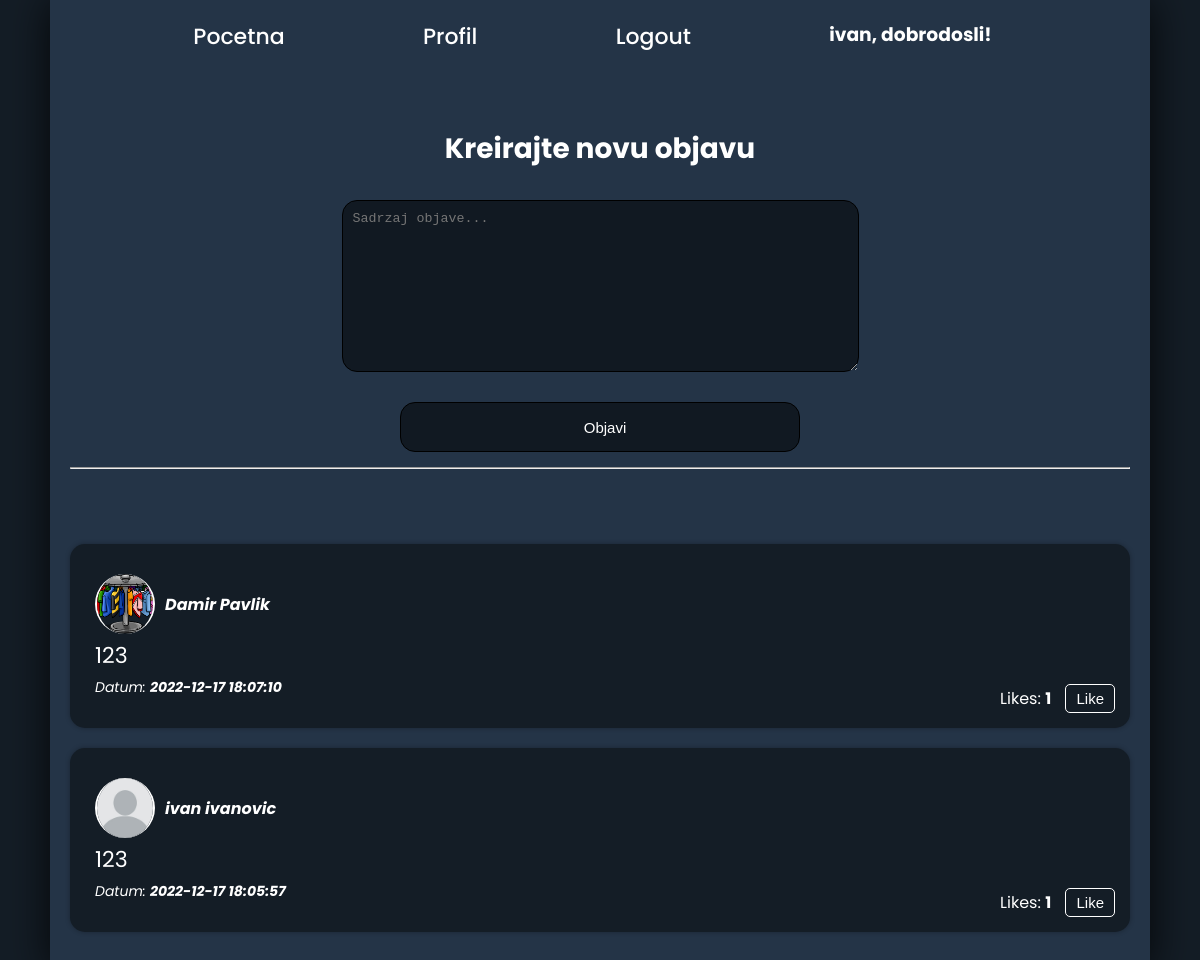
The page /index.php (signed in) on the database its author committed.
### tables this page shows
CREATE TABLE `users` (
  `id` int(11) NOT NULL,
  `first_name` varchar(200) NOT NULL,
  `last_name` varchar(200) NOT NULL,
  `username` varchar(200) NOT NULL,
  `profile_image` varchar(200) NOT NULL,
  `email` varchar(200) NOT NULL,
  `password` text NOT NULL
);

CREATE TABLE `posts` (
  `id` int(11) NOT NULL,
  `user_id` int(11) NOT NULL,
  `content` varchar(200) NOT NULL,
  `likes` int(11) NOT NULL,
  `created_time` datetime NOT NULL DEFAULT current_timestamp()
);

### functions/db.php (called while the page is built, shortened)
<?php
$con = mysqli_connect('localhost', 'root', '', 'social_network');
function query($query){
    global $con;
    return mysqli_query($con, $query);
}

### functions/functions.php (the view, shortened to what this page needs)
<?php
function get_user($id = NULL){
    if($id != NULL){
        $query = "SELECT * FROM users WHERE id=" . $id;
        $result = query($query);
        if($result->num_rows > 0){
            return $result->fetch_assoc();
        }else{
            return "Korisnik nije pronadjen";
        }
    }else{
        $query = "SELECT * FROM users WHERE email='" . $_SESSION['email']. "'";
        $result = query($query);
        if($result->num_rows > 0){
            return $result->fetch_assoc();
        }else{
            return "Korisnik nije pronadjen";
        }
    }
}
function fetch_all_posts(){
    $query = "SELECT * FROM posts ORDER BY created_time DESC";
    $result = query($query);
    if($result->num_rows > 0){
        while($row = $result->fetch_assoc()){
            $user =get_user($row['user_id']);
            echo "<div class='post'>
                <p><img src='". $user['profile_image'] . "'><i><b>" . $user['first_name'] . " " . $user['last_name'] . "</b></i></p>
                <p>" . $row['content'] . "</p>
                <p><i>Datum: <b>" . $row['created_time'] . "</b></i></p>
                <div class='likes'>Likes: <b id='likes_" . $row['id'] . "'>" . $row['likes'] . "</b>
                <button data-post_id='" . $row['id'] . "' onclick='like_post(this)'>Like</button>
                </div>
                </div>
            ";
        }
    }
}

### inc/header.php (shortened to what this page needs)
<!DOCTYPE html>
<html lang="en">
<head>
    <link rel="stylesheet" href="css/styles.css">
</head>
<body>
<div class="container">
    <ul>
        <li><a href="index.php">Pocetna</a></li>
        <?php if(!isset($_SESSION['email'])) : ?>
            <li><a href="login.php">Login</a></li>
            <li><a href="register.php">Register</a></li>
        <?php else : ?>
            <li><a href="profile.php">Profil</a></li>
            <li><a href="logout.php">Logout</a></li>
            <li class="welcome-message"><h3><?php $user = get_user(); echo $user['first_name'];?>, dobrodosli!</h3></li>
        <?php endif; ?>
    </ul>

### index.php (shortened to what this page needs)
<?php include 'inc/header.php' ?>
<?php if(isset($_SESSION['email'])): ?>
    <br>
    <form method="POST">
        <h3 class="obj">Kreirajte novu objavu</h3>
        <textarea name="post_content"  cols="60" rows="10" placeholder="Sadrzaj objave..."></textarea>
        <input type="submit" name="submit" value="Objavi">
    </form>
    <hr>
    <div class="posts">
        <?php fetch_all_posts(); ?>
    </div>
<?php endif; ?>
<?php include 'inc/footer.php' ?>

### inc/footer.php (shortened to what this page needs)
    </div>
</body>
</html>

### css/styles.css (style rules this page uses)
* { padding: 0; margin: 0; box-sizing: border-box; }
hr { margin-top: 15px; margin-bottom: 15px; }
body { background-color:#141d26; font-family: 'Poppins', sans-serif; color: white; }
.container { max-width: 1100px; background-color: #243447; margin: auto; padding: 20px; box-shadow: 0 0 40px rgba(0,0,0,0.8); min-height: 100vh; position: relative; }
ul { display: flex; justify-content: space-evenly; list-style: none; margin-bottom: 50px; }
ul li { margin-right: 15px; text-align: center; }
ul li.welcome-message { float: right; }
ul li a { text-decoration: none; font-size: 22px; color: #fff; font-weight: 500; }
.posts .post img { width: 60px; height: 60px; border-radius: 150px; object-fit: cover; margin-right: 10px; border-inline: 2px solid white; }
form { margin-top: 50px; }
form input { display: block; margin-top: 15px; height: 50px; padding-left: 10px; margin-left: auto; margin-right: auto; width: 400px; background-color: #111922; outline: none; color: #fff; border-radius: 15px; border: 1px solid #000; }
input[type=submit] { font-size: 15px; }
form textarea { padding: 10px; display: block; margin-left: auto; margin-right: auto; margin-bottom: 30px; border-radius: 15px; border: 1px solid #000; background-color: #111922; outline: none; color: #fff; }
.obj { margin-top: -50px; margin-bottom: 30px; text-align: center; font-size: 28px; }
.posts { margin-top: 75px; }
.posts .post { background-color: #141d26; padding: 25px; margin-bottom: 20px; box-shadow: 0 0 5px rgba(0,0,0,0.3); position: relative; border-radius: 15px; }
.posts .post img { width: 60px; height: 60px; border-radius: 150px; object-fit: cover; margin-right: 10px; }
.posts .post p { margin: 5px 0; color: white; }
.posts .post p:first-child { display: flex; align-items: center; }
.posts .post p:nth-child(2) { font-size: 22px; color: white; }
.posts .post p:nth-child(3) { font-size: 14px; }
.posts .post .likes { position: absolute; right: 15px; bottom: 15px; color: #fff; }
.posts .post .likes button { padding: 5px 10px 5px 10px; margin-left: 10px; background-color: #141d26; color: #fff; border:1px solid #fff; font-size: 15px; border-radius: 5px; }

### rows shown on the page
users: first_name "ivan"
posts: user.profile_image (picture), user.first_name "Damir", user.last_name "Pavlik", content "123", created_time "2022-12-17 18:07:10", likes "1"
posts: user.profile_image (placeholder picture), user.first_name "ivan", user.last_name "ivanovic", content "123", created_time "2022-12-17 18:05:57", likes "1"
